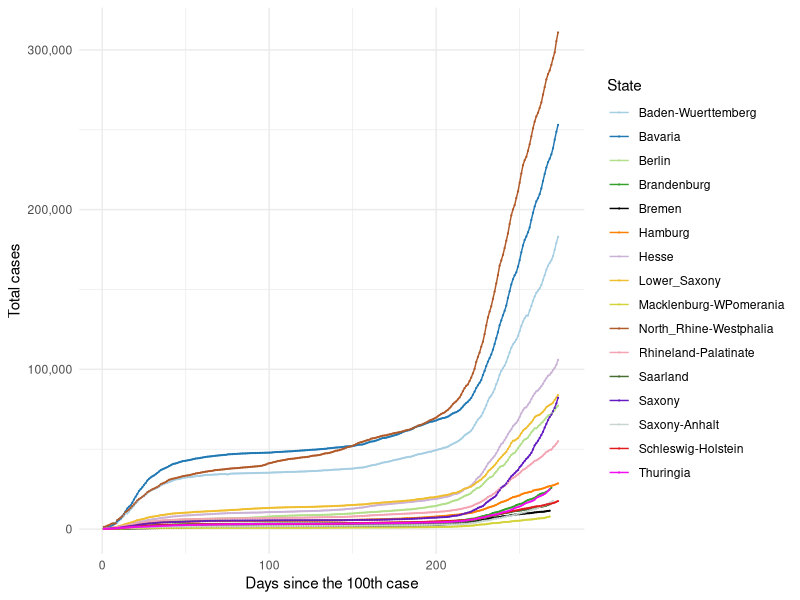
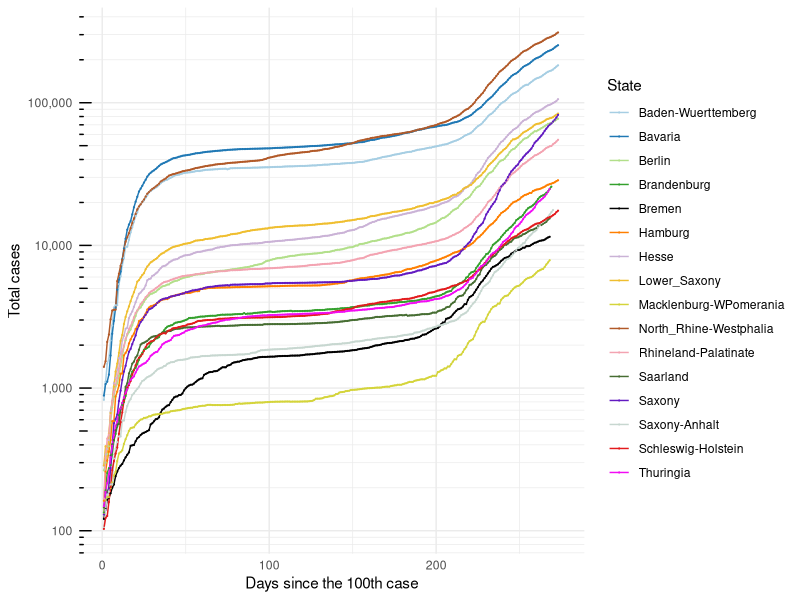
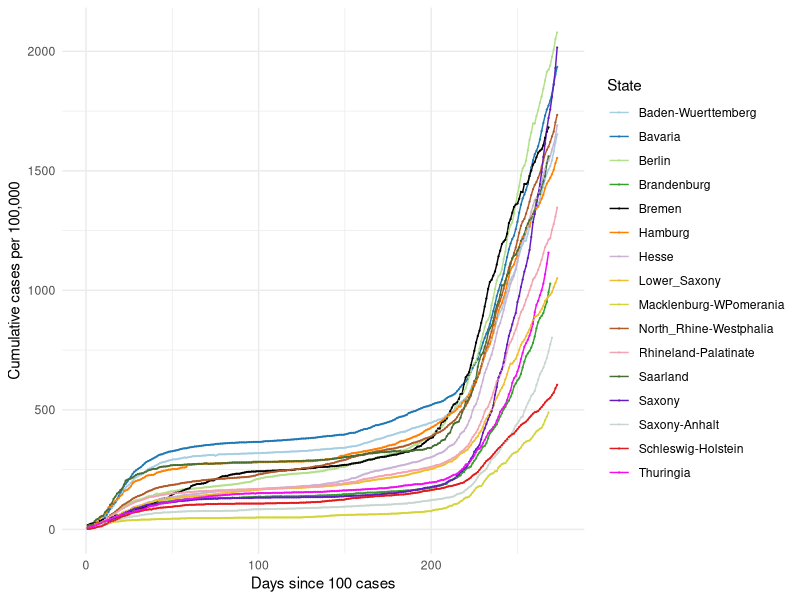
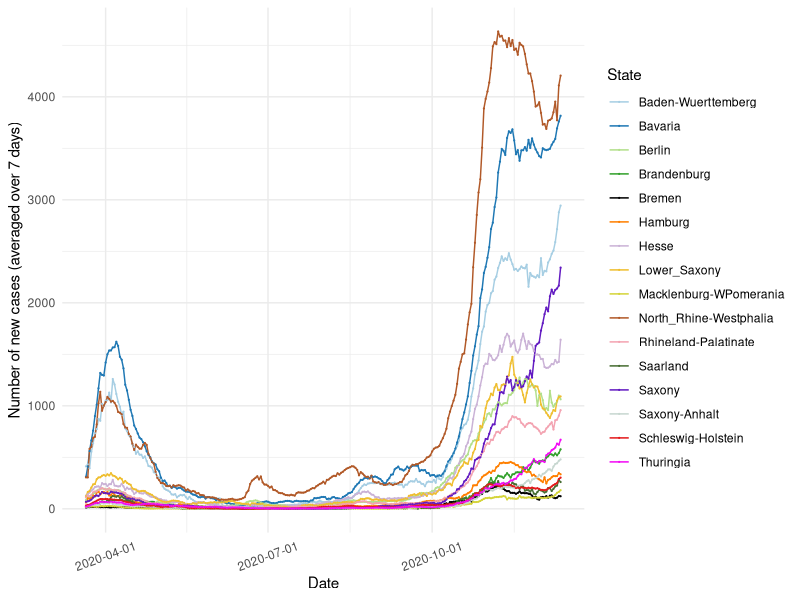
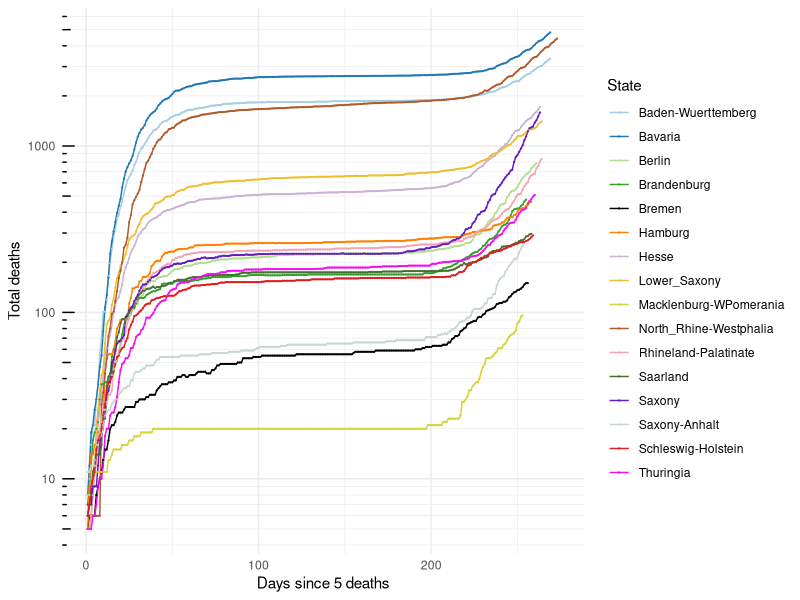
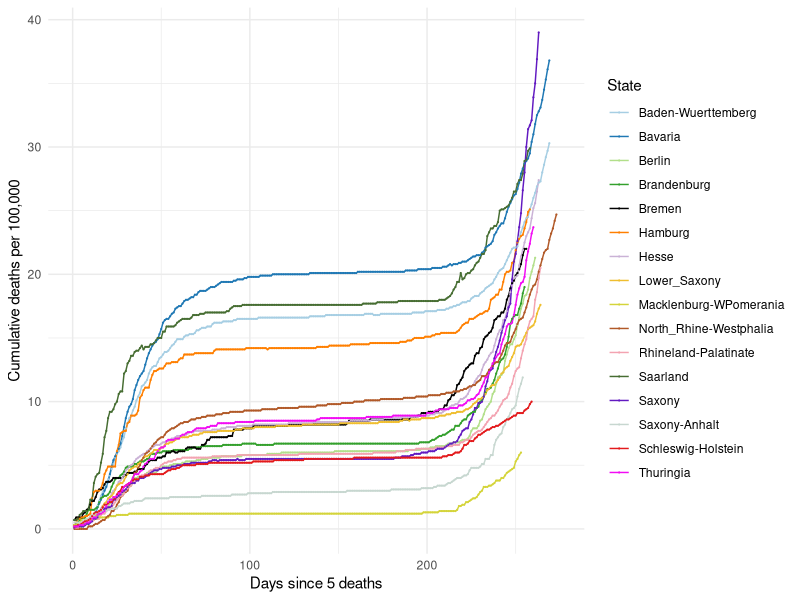
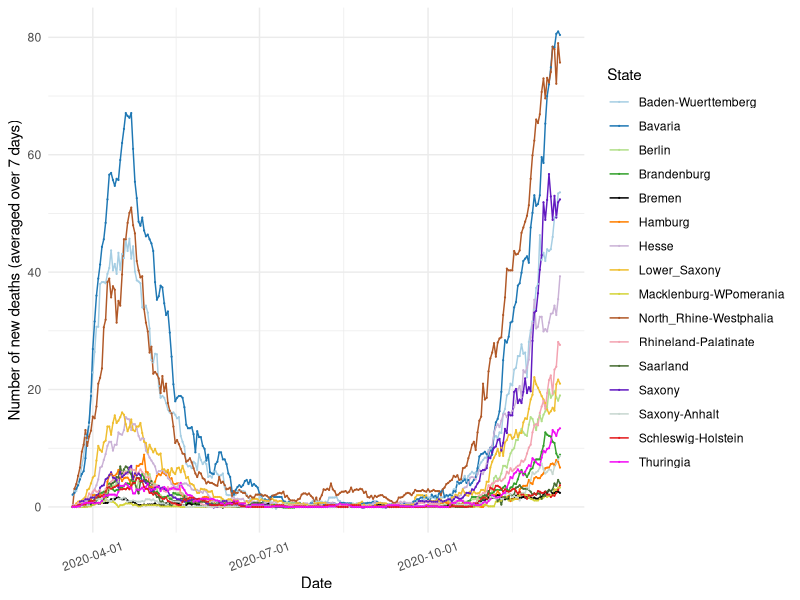

Write R code to recreate these figures, in order.
## ---- chunk 1

knitr::opts_chunk$set(echo=TRUE, collapse = TRUE)

libload<-function(...) {
    libs<-unlist(list(...))
    req<-unlist(lapply(libs,require,character.only=TRUE))
    need<-libs[req==FALSE]
    if(length(need)>0){ 
        install.packages(need, repos = "https://ftp.fau.de/cran/")  
        lapply(need, require, character.only=TRUE)
    }
}
packages <- c("data.table", "ggplot2", "dplyr", "stats", "RColorBrewer", "readr", "here", "scales")
libload(packages)


`%notin%` <- function(x,y) !(x %in% y) 
cumulative.cases <- read_csv(here("static", "data", "Germany10States.csv"))
germany.16states <- read_csv(here("static", "data", "Germany16States.csv"))

colors16 <- c('#A6CEE3', '#1F78B4', '#B2DF8A', '#33A02C',
              '#000000', '#FF7F00', '#CAB2D6', 
              '#EFBE2F', '#d4d43a', '#B15928', '#F3A3B1', '#466D32',
              '#621AC1', '#C7D7D0', '#E31A1C','#F20CF4', '#123456')

## ---- chunk 2

## 16 States with the highest cumulative cases ##
#################################################

#states.filter <- cumulative.cases[cumulative.cases$Days_100 > 0,]
#states.sel <- unique(states.filter$State)

# Choose all the data points for the selected countries starting from Days_100 > 0
#states.final <- cumulative.cases[cumulative.cases$Days_100 > 0,]
states.final <- germany.16states[germany.16states$Days_100 > 0,]

# Plot 1 == Linear scale for total number of cases
cum.plot <- ggplot(data=states.final, aes(x=Days_100, y=Total_Cases, group=State, color=State)) +
            geom_line() + geom_point(size = 0.1) +     
          #  scale_color_brewer(palette = 'Paired') + 
            scale_colour_manual(name= "State", values= colors16) +
            scale_x_continuous('Days since the 100th case', limits=c(0,275)) + 
            scale_y_continuous(name="Total cases", labels= comma) + 
            #ggtitle('Linear scale') +
            theme_minimal()

print(cum.plot) 

## ---- chunk 3

## Logarithmic scale ##
#######################

base_breaks <- function(n = 10){
  function(x) {
    axisTicks(log10(range(x, na.rm = TRUE)), log = TRUE, n = n)
  }
}

logbreaks <- 10^(-10:10)
logminor_breaks <- rep(1:9, 21)*(10^rep(-10:10, each=9))

cum.plot2 <- ggplot(data=states.final, aes(x=Days_100, y=Total_Cases, group=State, color=State)) +
             geom_line() + geom_point(size=0.1) + 
          #   scale_color_brewer(palette = 'Paired') +
             scale_colour_manual(name= "State", values= colors16) +
             scale_x_continuous(name='Days since the 100th case', limits=c(0,275)) + 
             scale_y_continuous(name="Total cases", trans = 'log10', breaks = logbreaks, minor_breaks =                                 logminor_breaks, labels= comma) +
             annotation_logticks(sides="l") + 
             #ggtitle('Logarithmic scale') +
             theme_minimal()

print(cum.plot2)

## ---- chunk 4

#states16.filter <- germany.16states[germany.16states$Days_100 > 0,]
#states16.sel <- unique(states16.filter$State)

# Choose all the data points for the selected countries starting from Days_100 > 0 
#states16.final <- states16.filter[states16.filter$State %in% states16.sel & states16.filter$Days_100 > 0,]

states16.final <- germany.16states[germany.16states$Days_100 > 0,]

# Plot 1 == Linear scale for total number of cases
per100.plot <- ggplot(data=states16.final, aes(x=Days_100, y=Per100, group=State, color=State)) +
            geom_line() + geom_point(size = 0.1) + 
            # scale_color_brewer(palette = 'Paired') +
            scale_colour_manual(name= "State", values= colors16) +
            scale_x_continuous('Days since 100 cases', limits=c(0,275)) + 
            scale_y_continuous("Cumulative cases per 100,000") + 
            #ggtitle('Linear scale') +
            theme_minimal()

print(per100.plot)

## ---- chunk 5
#new.cases <- read_csv(here("static", "data", "GermanyNewCases10States.csv"))

new7days <- states.final[states.final$Avg_7days > 0,]
new7days$Dates <- as.Date(new7days$Dates)

newcase7.plot <- ggplot(data=new7days, aes(x=Dates, y=Avg_7days, group=State, color=State)) +
            geom_line() + geom_point(size = 0.1) + 
       #     scale_color_brewer(palette = 'Paired') +
            scale_colour_manual(name= "State", values= colors16) +
            scale_x_date(name='Date', labels=date_format('%Y-%m-%d')) + 
            scale_y_continuous(name="Number of new cases (averaged over 7 days)") + 
            #ggtitle('Linear scale') +
            theme_minimal() + theme(axis.text.x = element_text(angle=20, hjust=0.5, vjust=0.5))

print(newcase7.plot)
 
## ---- chunk 6
#num.deaths <- read_csv(here("static", "data", "GermanyTotalDeaths10States.csv"))

# Choose all the data points for the selected countries starting from Days_5 > 0
deaths.final <- states.final[states.final$DeathsDays_5 > 0,]

# Plot 1 == Linear scale for total number of cases
deaths.plot <- ggplot(data=deaths.final, aes(x=DeathsDays_5, y=Deaths, group=State, color=State)) +
   geom_line() + geom_point(size = 0.1) + 
  # scale_color_brewer(palette = 'Paired') +
   scale_colour_manual(name= "State", values= colors16) +
   scale_x_continuous('Days since 5 deaths', limits=c(0,275)) + 
   scale_y_continuous("Total deaths", trans = 'log10', breaks = logbreaks, 
                      minor_breaks = logminor_breaks) +
   annotation_logticks(sides="l") + 
   #ggtitle('Linear scale') +
   theme_minimal()

print(deaths.plot)

## ---- chunk 7

states16.final <- germany.16states[germany.16states$DeathsDays_5 > 0,]

# Plot 1 == Linear scale for total number of cases
deathper100.plot <- ggplot(data=states16.final, aes(x=DeathsDays_5, y=DeathPer100, group=State, color=State)) +
            geom_line() + geom_point(size = 0.1) + 
            # scale_color_brewer(palette = 'Paired') +
            scale_colour_manual(name= "State", values= colors16) +
            scale_x_continuous('Days since 5 deaths', limits=c(0,275)) + 
            scale_y_continuous("Cumulative deaths per 100,000") + 
            #ggtitle('Linear scale') +
            theme_minimal()

print(deathper100.plot)

## ---- chunk 8
#new.cases <- read_csv(here("static", "data", "GermanyNewCases10States.csv"))

states.final$Dates <- as.Date(states.final$Dates)
death7days <- states.final
death7days <- death7days[death7days$Dates > as.Date('2020-03-20'),]

death7days.plot <- ggplot(data=death7days, aes(x=Dates, y=Death_7days, group=State, color=State)) +
            geom_line() + geom_point(size = 0.1) + 
       #     scale_color_brewer(palette = 'Paired') +
            scale_colour_manual(name= "State", values= colors16) +
            scale_x_date(name='Date', labels=date_format('%Y-%m-%d')) + 
            scale_y_continuous(name="Number of new deaths (averaged over 7 days)") + 
           
            #ggtitle('Linear scale') +
            theme_minimal() + theme(axis.text.x = element_text(angle=20, hjust=0.5, vjust=0.5))

print(death7days.plot)
 
